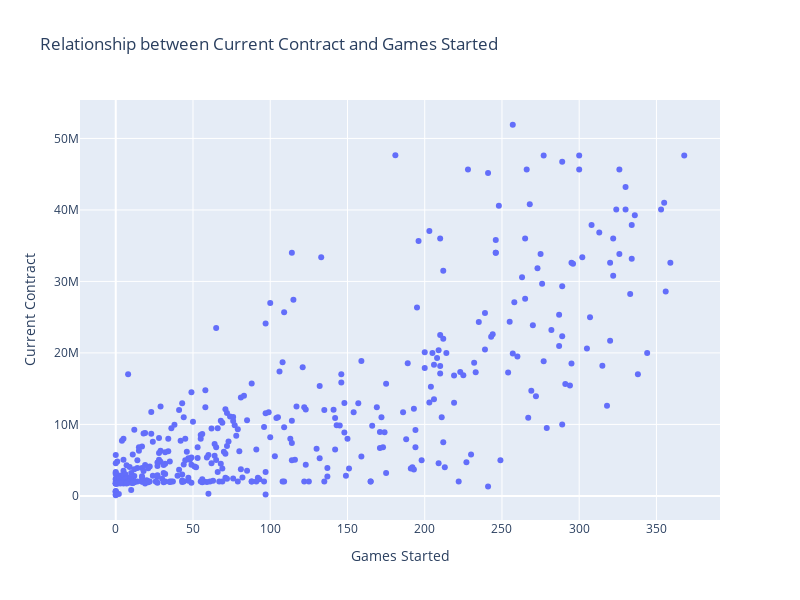

Here is the notebook cell this chart was saved with:
### Markdown cell above
The scatterplot and correlation value tells me that there isn't strong relationship between games played and contract values. In fact the scatter plot shows the a majority of players making less than $10 million this year. This makes sense in the context of the data because NBA teams usually have 12-man rosters but will only play 7-8 guys. Let's see if Games started has a strong relationship to contract values.

### Code cell
#print the correlation metric
print(preprocessed_data[['GS','Current_Contract']].corr())

# Create scatter plot
fig = px.scatter(preprocessed_data, x='GS', y='Current_Contract',
                 title='Relationship between Current Contract and Games Started',
                 labels={'GS': 'Games Started', 'Current_Contract': 'Current Contract'})

# Update layout
fig.update_layout(width=800, height=600)

# Show the plot
fig.show()

### Figure 1 — Plotly figure (JSON) as saved in the notebook; plotly's stock layout.template omitted (floating-point values rounded to 4 significant figures; data arrays with more than 128 entries replaced by an {"elided": "..."} marker saying what was removed)
{"data": [{"hovertemplate": "Games Started=%{x}<br>Current Contract=%{y}<extra></extra>", "legendgroup": "", "marker": {"color": "#636efa", "symbol": "circle"}, "mode": "markers", "name": "", "orientation": "v", "showlegend": false, "type": "scatter", "x": {"elided": "419 int values"}, "xaxis": "x", "y": {"elided": "419 int values"}, "yaxis": "y"}], "layout": {"height": 600, "legend": {"tracegroupgap": 0}, "title": {"text": "Relationship between Current Contract and Games Started"}, "width": 800, "xaxis": {"anchor": "y", "domain": [0, 1], "title": {"text": "Games Started"}}, "yaxis": {"anchor": "x", "domain": [0, 1], "title": {"text": "Current Contract"}}}}
